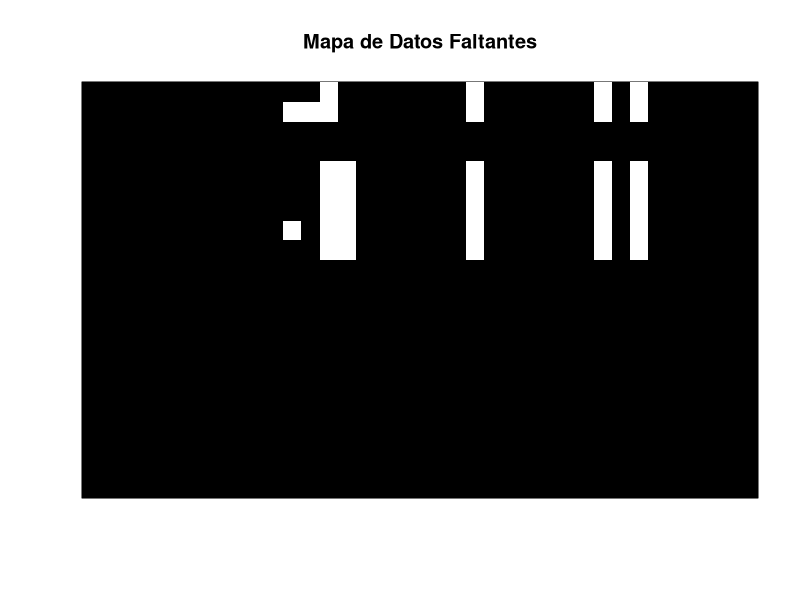

The R script that drew this image:
## ---- chunk 1
#| echo: false
setwd("~/Documents/Cursos/Laboratorio") 
## ---- chunk 2
#| echo: true
library(readxl) #<1> 
df <- read_excel("DatosLab1.xlsx") #<2>
df <- as.data.frame(df) #<3>
## ---- chunk 3
#| echo: true
head(df)
## ---- chunk 4
#| echo: true
head(df[,6:ncol(df)])
## ---- chunk 5
#| echo: true
str(df[,6:ncol(df)]) 
## ---- chunk 6
#| echo: true
colnames(df)
## ---- chunk 7
#| echo: true
nombres=c("marca_temp","email","nombre","documento","f_nac", "edad","sexo","tel", "consentimiento", "par_q","apto","restriccion","fcr","presion_sis","presion_dia","estatura","masa_corporal","cintura","imc","masa_grasa","masa_muscular","masa_osea","grasa_vis", "fuerza_md","fuerza_mi")
## ---- chunk 8
#| echo: true
colnames(df)=nombres
## ---- chunk 9
#| echo: true
colnames(df)
## ---- chunk 10
#| echo: false
nombres2=c("edad","fcr","presion_sis","presion_dia","estatura","masa_corporal","cintura","imc","masa_grasa","masa_muscular","masa_osea","grasa_vis", "fuerza_md","fuerza_mi")
## ---- chunk 11
#| echo: true
#| output-location: fragment
estat_sucio=df$estatura 
estat_sucio
## ---- chunk 12
#| echo: true
# Limpieza de la columna Edad
# gsub("[^0-9.]", "", x) elimina todo lo que NO sea número o punto
df$edad <- gsub("[^0-9.]", "", df$edad)
df$edad <- as.numeric(df$edad)
# Aplicamos lo mismo a estatura y masa corporal
df$estatura <- as.numeric(gsub("[^0-9.]", "", df$estatura))
df$masa_corporal <- as.numeric(gsub("[^0-9.]", "", df$masa_corporal))
## ---- chunk 13
#| echo: false
df$cintura<- as.numeric(gsub("[^0-9.]", "", df$cintura))
df$imcn<- as.numeric(gsub("[^0-9.,]", "", df$imc))
df$masa_grasa<- as.numeric(gsub("[^0-9.]", "", df$masa_grasa))
df$masa_muscular<- as.numeric(gsub("[^0-9.]", "", df$masa_muscular))
df$masa_osea<- as.numeric(gsub("[^0-9.]", "", df$masa_osea)) 
df$grasa_vis<- as.numeric(gsub("[^0-9.]", "", df$grasa_vis))
df$fuerza_md<- as.numeric(gsub("[^0-9.]", "", df$fuerza_md))
df$fuerza_mi<- as.numeric(gsub("[^0-9.]", "", df$fuerza_mi))
## ---- chunk 14
#| echo: false
#| output-location: fragment
str(df[,nombres2])
## ---- chunk 15
#| echo: false
#| output-location: fragment
df_est=data.frame(EstSucia=estat_sucio, EstLimpia=df$estatura)
df_est[10:15,]
## ---- chunk 16
#| echo: true 
#| output-location: fragment
estat_sucio2 <- gsub(",", ".", estat_sucio) 
df_est=data.frame(EstSucia1=estat_sucio, EstSucia2=estat_sucio2)
df_est[10:15,]
## ---- chunk 17
#| echo: true 
#| output-location: fragment

estat_fin <- as.numeric(gsub("[^0-9.]", "", estat_sucio2)) 
df_est=data.frame(EstSucia1=estat_sucio2, EstFinal=estat_fin)
df_est[10:15,]
## ---- chunk 18
#| echo: true 
#| output-location: fragment
df$estatura=estat_fin
## ---- chunk 19
#| echo: false
#| output-location: fragment
summary(df[,nombres2])
## ---- chunk 20
#| echo: true
#| output-location: fragment
df[df$estatura==min(df$estatura),c("nombre","estatura")] 
## ---- chunk 21
#| echo: true
#| output-location: fragment
df$estatura[df$estatura==min(df$estatura)]=157 
summary(df$estatura) 
## ---- chunk 22
#| echo: true
#| output-location: fragment
df$estatura
## ---- chunk 23
#| echo: true
#| output-location: fragment
df$estatura[df$estatura<2.2]=df$estatura[df$estatura<2.2]*100  
summary(df$estatura) 
## ---- chunk 24
#| echo: true
#| output-location: fragment

cbind(df$imc,df$imcn) 

## ---- chunk 25
#| echo: true
#| output-location: fragment

# 1. Cambiamos la coma por punto (para que R entienda decimales)
imcn <- gsub(",", ".", df$imc)

cbind(df$imc,imcn) 

## ---- chunk 26
#| echo: true
#| output-location: fragment

# 2. Usamos sub() con una expresión que busca el primer bloque numérico
# Explicación del patrón:
# ^[^0-9]* -> Ignora todo al inicio que NO sea un número
# ([0-9]+\\.?[0-9]*) -> CAPTURA el primer número (con su decimal opcional)
# .*$       -> Ignora todo lo que venga después (como " kg/m^2")
imcn <- sub("^[^0-9]*([0-9]+\\.?[0-9]*).*$", "\\1", imcn)

#  3. Finalmente convertimos a numérico
imcn <- as.numeric(imcn)
data.frame(df$imc,imcn)
## ---- chunk 27
#| echo: true 
#| output-location: fragment
df$imc=imcn 
## ---- chunk 28
#| echo: true
#| output-location: fragment
summary(df[,nombres2]) 
## ---- chunk 29
#| echo: true
#| output-location: fragment
df[df$imc==max(df$imc,na.rm=TRUE),c("nombre","imc")] 
## ---- chunk 30
# las comas 
df$imcn2<- as.numeric(gsub(",", "", df$imc))
## ---- chunk 31
#| echo: true
#| output-location: fragment
df$imc[df$imc==max(df$imc,na.rm=TRUE)]=25 
summary(df$imc) 
## ---- chunk 32
#| echo: true
#| output-location: fragment

df$imc[df$imc==0]=NA 
summary(df$imc)
## ---- chunk 33
#| echo: true
#| output-location: fragment

df$masa_grasa[df$masa_grasa==0]=NA
df$masa_muscular[df$masa_muscular==0]=NA
df$masa_osea[df$masa_osea==0]=NA
df$grasa_vis[df$grasa_vis==0]=NA
## ---- chunk 34
#| echo: true
#| output-location: fragment
summary(df[,nombres2]) 
## ---- chunk 35
#| echo: true
# 1. Identificar columnas sensibles por nombre
columnas_sensibles <- c("marca_temp", "email", "nombre","documento","f_nac", "sexo", "tel")   

# 2. Crear un ID aleatorio único para cada fila
set.seed(123)
df$id_estudiante <- sample(1000:9999, nrow(df), replace = FALSE)
## ---- chunk 36
#| echo: true
# 3. Crear el nuevo dataframe omitiendo las sensibles
# Usamos la indexación negativa o selección por nombre
df_anonimo <- subset(df, select= !(names(df) %in% columnas_sensibles)) 

# 4. Reordenar para que el ID sea la primera columna
df_anonimo <- df_anonimo[, c(ncol(df_anonimo), 1:(ncol(df_anonimo)-1))]
## ---- chunk 37
#| echo: true
colnames(df_anonimo)
## ---- chunk 38
#| echo: true
# Creamos un dataframe aparte que SOLO tenga la llave y los nombres
df_llave_maestra <- df[, c("id_estudiante","marca_temp", "email", "nombre","documento","f_nac", "sexo", "tel")]
## ---- chunk 39
#| echo: true
# Desordenamos las filas aleatoriamente
df_anonimo_desordenado <- df_anonimo[sample(nrow(df_anonimo)), ]
## ---- chunk 40
#| echo: true
# Unimos los nombres de vuelta al archivo desordenado usando la llave
df_recuperado <- merge(x = df_anonimo_desordenado, 
                       y = df_llave_maestra, 
                       by = "id_estudiante")
## ---- chunk 41
#| echo: true

# Retorna TRUE si hay al menos un dato faltante en cualquier parte
any(is.na(df_anonimo))

# Cuenta el total de datos faltantes en toda la matriz
sum(is.na(df_anonimo))
## ---- chunk 42
#| echo: true
# Retorna el número de NAs por cada columna
conteo_nas <- colSums(is.na(df_anonimo))
print(conteo_nas)

# Para verlo como porcentaje (útil para decidir si imputar o descartar)
porcentaje_nas <- colSums(is.na(df_anonimo)) / nrow(df_anonimo) * 100
print(porcentaje_nas)
## ---- chunk 43
#| echo: true
cual_na=function(df){
  cual=apply(apply(df,2,is.na),2,any)
  colnames(df)[cual] 
} 
vars_na=cual_na(df_anonimo)
vars_na
## ---- chunk 44
#| echo: true
cols=cual_na(df_anonimo)
apply(apply(df[,cols],2,is.na),2,sum)
## ---- chunk 45
#| echo: true
# Crea una imagen donde lo negro es dato presente y lo blanco es NA
image(is.na(df_anonimo), main = "Mapa de Datos Faltantes", 
      col = c("black", "white"), xaxt = "n", yaxt = "n") 
## ---- chunk 46
#| echo: true
for(v in vars_na) {
  # Calcular la mediana ignorando los NAs
  mediana_v <- median(df_anonimo[, v], na.rm = TRUE)
  
# Reemplazar solo donde hay NA
df_anonimo[is.na(df_anonimo[, v]), v] <- mediana_v
}
## ---- chunk 47
estat_sucio2 <- gsub(",", ".", estat_sucio) 
## ---- chunk 48
estat_fin <- as.numeric(gsub("[^0-9.]", "", estat_sucio2)) 
## ---- chunk 49
df$estatura=estat_fin
